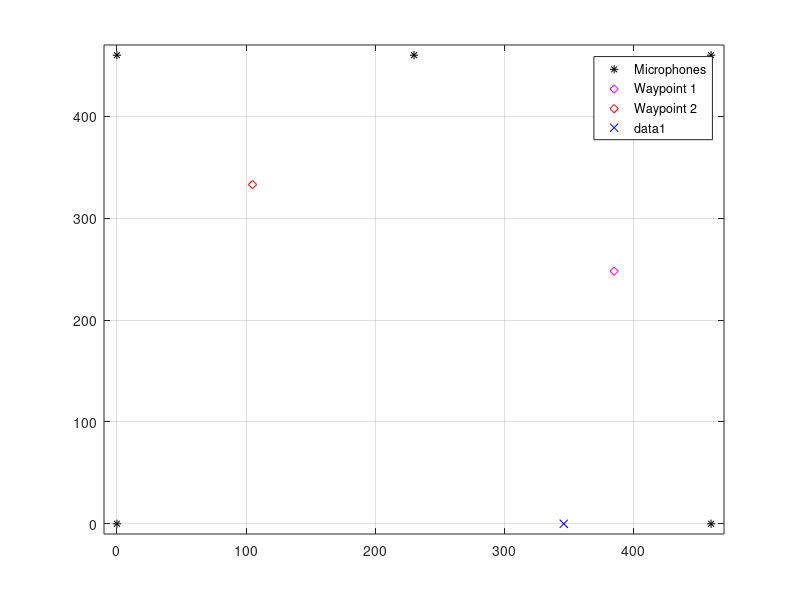

Write the MATLAB code that produced this figure. (Note: this script raises an error after producing the figure.)
cport = 6;		% Com port to use.
q = 0;

% log = [x,y,dir] % Variable to keep track of x y position
%
% 	rec = record();		% Record 24000 samples.
% 	times = ch_td(rec);	% Calculate all the times.
% 	pos = loc(times);	% Calculate the position.

%	code: 0xD073CDA6 ??????
setpref('dsp','portaudioHostApi',3) 

%---- BEGIN OF VARIABLES ----

d_dist = 50; % distance in cm's to drive
steer_error = 2; %Allowed direction deviation before correcting
wp_error = 15;	%Distance from a waypoint when the car stops driving

A = [346 0];		%start position
dir = 90;		%start direction
B = [385 248];	%waypoint one
C = [105 333];	%waypoint two

fc = 10000;
code = '0xD073CDA6';
fb = 3750;
rc = 1250;

%---- END OF VARIABLES ----

figure(1); % figure 1 is the figure to plot the progress of the car on the way
plot([0 460 0 460 230],[0 0 460 460 460],'*k');
xlim([-10 470]);
ylim([-10 470]);
grid on;
hold on;
plot(B(1),B(2),'dm');
plot(C(1),C(2),'dr');
legend('Microphones','Waypoint 1','Waypoint 2');
plot(A(1),A(2),'xb');

maze = createmaze(4);

try
	
	% SETUP
	openCom(cport);
	setup_beacon(fb,code,fc,rc);
	pause(0.1);
	EPOCommunications('transmit','A1');
	
% 	% FIRST LOCALISATION LOG
	pos = A;
	
	log(1,:) = [pos(1),pos(2),dir];
	
	% FIRST TURN
	angB = atan(B(2)/B(1)); % Check angle between m2-m1 and m2-B
	if abs(angB-dir) <= 90 % B in front of A
		th = calc_th(pos(1),pos(2),dir,B(1),B(2));
		th = turn(th);
		dir = mod((dir+th),360);
	else % B behind A
		th = turn(90);
		dir = mod((dir + th),360);
		
		[pos(1),pos(2),~] = position(log(end,1),log(end,2),0,maze);
		log(end+1,:) = [pos(1),pos(2),dir];
		plot(pos(1),pos(2),'xb');
		
		th = calc_th(pos(1),pos(2),dir,B(1),B(2));
		th = turn(th);
		dir = mod((dir+th),360);
	end
	
	% Drive to chechpoint 1 (B)
	while not(q)
		
		[pos(1),pos(2),~] = position(log(end,1),log(end,2),0,maze);
		log(end+1,:) = [pos(1),pos(2),dir];
		plot(pos(1),pos(2),'xb');
		
		st = check_st(pos(1),pos(2),dir,B(1),B(2));
		if abs(st) > steer_error
			alpha = turn(st);
			dir = mod((dir + alpha),360);
			[pos(1),pos(2),~] = position(log(end,1),log(end,2),0,maze);
			log(end+1,:) = [pos(1),pos(2),dir];
			plot(pos(1),pos(2),'xb');
		else
			forward(d_dist);
			[pos(1),pos(2),dir] = position(log(end,1),log(end,2),1,maze);
			log(end+1,:) = [pos(1),pos(2),dir];
			plot(pos(1),pos(2),'xb');
		end
		
		if length(log) > 1000
			log = log(2:end,:);
		end
		
		if sqrt((pos(1)-B(1))^2 + (pos(2)-B(2))^2) < wp_error
			disp('Arrived at the first waypoint! position:');
			disp([pos(1);pos(2)]);
			q = 1;
			break;
		end
		
	end
	
% 	input('Press enter to continue to the next waypoint.');
	pause(10); % measuring pause at the waypoint
	q = 0;
	
	% SECCOND TURN
	angC = atan(C(2)/C(1)); % Check angle between m2-m1 and m2-B
	if abs(angC-dir) <= 90 % B in front of A
		th = calc_th(pos(1),pos(2),dir,C(1),C(2));
		th = turn(th);
		dir = mod((dir+th),360);
	else % C behind B
		th = turn(90);
		dir = mod((dir + th),360);
		
		[pos(1),pos(2),~] = position(log(end,1),log(end,2),0,maze);
		log(end+1,:) = [pos(1),pos(2),dir];
		plot(pos(1),pos(2),'xb');
		
		th = calc_th(pos(1),pos(2),dir,C(1),C(2));
		th = turn(th);
		dir = mod((dir+th),360);
	end
	
	% Drvie to checkpoint 2 (C)
	while not(q)
		
		[pos(1),pos(2),~] = position(log(end,1),log(end,2),0,maze);
		log(end+1,:) = [pos(1),pos(2),dir];
		plot(pos(1),pos(2),'xb');
		
		st = check_st(pos(1),pos(2),dir,C(1),C(2));
		if abs(st) > steer_error
			alpha = turn(st);
			dir = mod((dir + alpha),360);
			[pos(1),pos(2),~] = position(log(end,1),log(end,2),0,maze);
			log(end+1,:) = [pos(1),pos(2),dir];
			plot(pos(1),pos(2),'xb');
		else
			forward(d_dist);
			[pos(1),pos(2),dir] = position(log(end,1),log(end,2),1,maze);
			log(end+1,:) = [pos(1),pos(2),dir];
			plot(pos(1),pos(2),'xb');
		end
		
		if length(log) > 1000
			log = log(2:end,:);
		end
		
		if sqrt((pos(1)-C(1))^2 + (pos(2)-C(2))^2) < wp_error
			disp('Arrived at the destination! position:');
			disp([pos(1);pos(2)]);
			pause(2)
			q = 1;
			break;
		end
	end
	
	closeCom();
	
catch err
	% In case of an error
	closeCom();
	disp(err);
	error('!!!	Some error occured	!!!');
end
